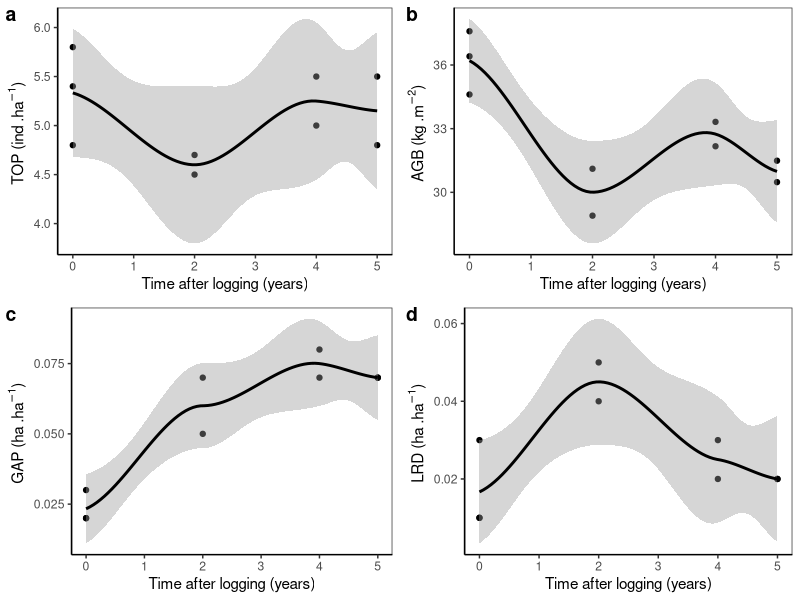

Here is the R script that generated this plot: (Note: this script raises an error after producing the figure.)
require(ggplot2)                                 # Activate packages
require(gridExtra)
require(grid)
require(ggpubr)
require(raster)

# Function ---------------

fig_label <- function(text, region="figure", pos="topleft", cex=NULL, ...) {
  
  region <- match.arg(region, c("figure", "plot", "device"))
  pos <- match.arg(pos, c("topleft", "top", "topright", 
                          "left", "center", "right", 
                          "bottomleft", "bottom", "bottomright"))
  
  if(region %in% c("figure", "device")) {
    ds <- dev.size("in")
    # xy coordinates of device corners in user coordinates
    x <- grconvertX(c(0, ds[1]), from="in", to="user")
    y <- grconvertY(c(0, ds[2]), from="in", to="user")
    
    # fragment of the device we use to plot
    if(region == "figure") {
      # account for the fragment of the device that 
      # the figure is using
      fig <- par("fig")
      dx <- (x[2] - x[1])
      dy <- (y[2] - y[1])
      x <- x[1] + dx * fig[1:2]
      y <- y[1] + dy * fig[3:4]
    } 
  }
  
  # much simpler if in plotting region
  if(region == "plot") {
    u <- par("usr")
    x <- u[1:2]
    y <- u[3:4]
  }
  
  sw <- strwidth(text, cex=cex) * 60/100
  sh <- strheight(text, cex=cex) * 60/100
  
  x1 <- switch(pos,
               topleft     =x[1] + sw, 
               left        =x[1] + sw,
               bottomleft  =x[1] + sw,
               top         =(x[1] + x[2])/2,
               center      =(x[1] + x[2])/2,
               bottom      =(x[1] + x[2])/2,
               topright    =x[2] - sw,
               right       =x[2] - sw,
               bottomright =x[2] - sw)
  
  y1 <- switch(pos,
               topleft     =y[2] - sh,
               top         =y[2] - sh,
               topright    =y[2] - sh,
               left        =(y[1] + y[2])/2,
               center      =(y[1] + y[2])/2,
               right       =(y[1] + y[2])/2,
               bottomleft  =y[1] + sh,
               bottom      =y[1] + sh,
               bottomright =y[1] + sh)
  
  old.par <- par(xpd=NA)
  on.exit(par(old.par))
  
  text(x1, y1, text, cex=cex, ...)
  return(invisible(c(x,y)))
}

# Teste de influência do tempo após a colheita nos indicadores ---------------

indicators = read.csv("indicators.csv")          # Import data
  names(indicators)                              # Check header and variable names                           

f.top = glm(top ~ after, data = indicators, family = gaussian(link = "log"))      # effect of after over TOP
  summary(f.top)                                                                  # check the significance of the coefficient
    
f.agb = glm(agb ~ after, data = indicators, family = gaussian(link = "log"))      # effect of after over AGB
  summary(f.agb)                                                                  # check the significance of the coefficient

f.gap = glm(gap ~ after, data = indicators, family = quasibinomial())             # effect of after over GAP
  summary(f.gap)                                                                  # check the significance of the coefficient

f.lrd = glm(lrd ~ poly(after,2), data = indicators, family = quasibinomial())             # effect of after over LRD
  summary(f.lrd)                                                                  # check the significance of the coefficient
  
  
# Figura 1

g1 = ggplot(indicators, aes(after, top)) + geom_point() + geom_smooth(se = TRUE, colour = "black") + theme_bw() + 
  xlab("Time after logging (years)") + ylab(expression(paste("TOP (ind .", ha^{-1}, ")", sep=" "))) +
  theme(panel.grid.major = element_blank(), 
        panel.grid.minor = element_blank(),
        panel.background = element_blank(), 
        axis.line = element_line(colour = "black"))

g2 = ggplot(indicators, aes(after, agb)) + geom_point() + geom_smooth(se = TRUE, colour = "black") + theme_bw() + 
  xlab("Time after logging (years)") + ylab(expression(paste("AGB (kg .", m^{-2}, ")", sep=" "))) +
  theme(panel.grid.major = element_blank(), 
        panel.grid.minor = element_blank(),
        panel.background = element_blank(), 
        axis.line = element_line(colour = "black"))

g3 = ggplot(indicators, aes(after, gap)) + geom_point() + geom_smooth(se = TRUE, colour = "black") + theme_bw() + 
  xlab("Time after logging (years)") + ylab(expression(paste("GAP (ha .", ha^{-1}, ")", sep=" "))) +
  theme(panel.grid.major = element_blank(), 
        panel.grid.minor = element_blank(),
        panel.background = element_blank(), 
        axis.line = element_line(colour = "black"))


g4 = ggplot(indicators, aes(after, lrd)) + geom_point() + geom_smooth(se = TRUE, colour = "black") +
  xlab("Time after logging (years)") + ylab(expression(paste("LRD (ha .", ha^{-1}, ")", sep=" "))) +
  theme_bw() + theme(panel.grid.major = element_blank(), 
        panel.grid.minor = element_blank(),
        panel.background = element_blank(), 
        axis.line = element_line(colour = "black"))

jpeg("figure1.jpg", width = 20, height = 20, units = "cm", res = 300)
ggarrange(g1, g2, g3, g4,
          labels = c("a", "b", "c", "d"),
          ncol = 2, nrow = 2)
dev.off()


# Figura 2 - AGB --------------------

chm_list = list.files("D:/Dados de Usuario/Downloads/manuscript monitoring SFM/las processed/UPA_3/chm", full.names = TRUE)
chm_list2 = lapply(chm_list, raster)
chm = do.call(merge, chm_list2)
kernel = matrix(1,3,3)
schm = raster::focal(chm, w = kernel, fun = median, na.rm = TRUE)
tch = aggregate(schm, fact = 100, fun = mean)
AGB3 = (0.054 * tch ^ 1.76)*2

chm_list = list.files("D:/Dados de Usuario/Downloads/manuscript monitoring SFM/las processed/UPA_5/chm", full.names = TRUE)
chm_list2 = lapply(chm_list, raster)
chm = do.call(merge, chm_list2)
kernel = matrix(1,3,3)
schm = raster::focal(chm, w = kernel, fun = median, na.rm = TRUE)
tch = aggregate(schm, fact = 100, fun = mean)
AGB5 = (0.054 * tch ^ 1.76)*2

jpeg("figure2.jpg", width = 20, height = 12, units = "cm", res = 300)
par(mfrow=c(1,2))
plot(AGB3, col = grey(seq(1, 0, length =256)))
fig_label("a", cex=2) 

plot(AGB5, col = grey(seq(1, 0, length =256)))
fig_label("b", cex=2) 
dev.off()

# Figura 3 - GAP ---------------
chm_list = list.files("D:/Dados de Usuario/Downloads/manuscript monitoring SFM/las processed/UPA_2/chm", full.names = TRUE)
chm_list2 = lapply(chm_list, raster)
chm = do.call(merge, chm_list2)
kernel = matrix(1,3,3)
schm = raster::focal(chm, w = kernel, fun = median, na.rm = TRUE)
m = c(0, 10, 1,  10, 100, 0)
GAP2 = reclassify(schm, m)

chm_list = list.files("D:/Dados de Usuario/Downloads/manuscript monitoring SFM/las processed/UPA_6/chm", full.names = TRUE)
chm_list2 = lapply(chm_list, raster)
chm = do.call(merge, chm_list2)
kernel = matrix(1,3,3)
schm = raster::focal(chm, w = kernel, fun = median, na.rm = TRUE)
m = c(0, 10, 1,  10, 100, 0)
GAP6 = reclassify(schm, m)

jpeg("figure3.jpg", width = 20, height = 12, units = "cm", res = 300)
par(mfrow=c(1,2))
plot(GAP6, col = grey(seq(1, 0, length = 2)), legend = FALSE)
fig_label("a", cex=2) 

plot(GAP2, col = grey(seq(1, 0, length = 2)), legend = FALSE)
fig_label("b", cex=2) 
dev.off()

# Figura 4 - LRD ------------------
rdm_list = list.files("D:/Dados de Usuario/Downloads/manuscript monitoring SFM/las processed/UPA_8/rdm", full.names = TRUE)
rdm_list2 = lapply(rdm_list, raster)
rdm = do.call(merge, rdm_list2)
m = c(-1, 0.1, 1,  0.1, 2, 0)  
LRD = reclassify(rdm, m)
kernel = matrix(1,3,3)
LRD = raster::focal(LRD, w = kernel, fun = median, na.rm = TRUE)
LRD = raster::focal(LRD, w = kernel, fun = median, na.rm = TRUE)
LRD8 = raster::focal(LRD, w = kernel, fun = median, na.rm = TRUE)

rdm_list = list.files("D:/Dados de Usuario/Downloads/manuscript monitoring SFM/las processed/UPA_7/rdm", full.names = TRUE)
rdm_list2 = lapply(rdm_list, raster)
rdm = do.call(merge, rdm_list2)
m = c(-1, 0.1, 1,  0.1, 2, 0)  
LRD = reclassify(rdm, m)
kernel = matrix(1,3,3)
LRD = raster::focal(LRD, w = kernel, fun = median, na.rm = TRUE)
LRD = raster::focal(LRD, w = kernel, fun = median, na.rm = TRUE)
LRD7 = raster::focal(LRD, w = kernel, fun = median, na.rm = TRUE)

jpeg("figure4.jpg", width = 20, height = 12, units = "cm", res = 300)
par(mfrow=c(1,2))
plot(LRD7, col = grey(seq(1, 0, length = 2)), legend = FALSE)
fig_label("a", cex=2) 

plot(LRD8, col = grey(seq(1, 0, length = 2)), legend = FALSE)
fig_label("b", cex=2) 
dev.off()
